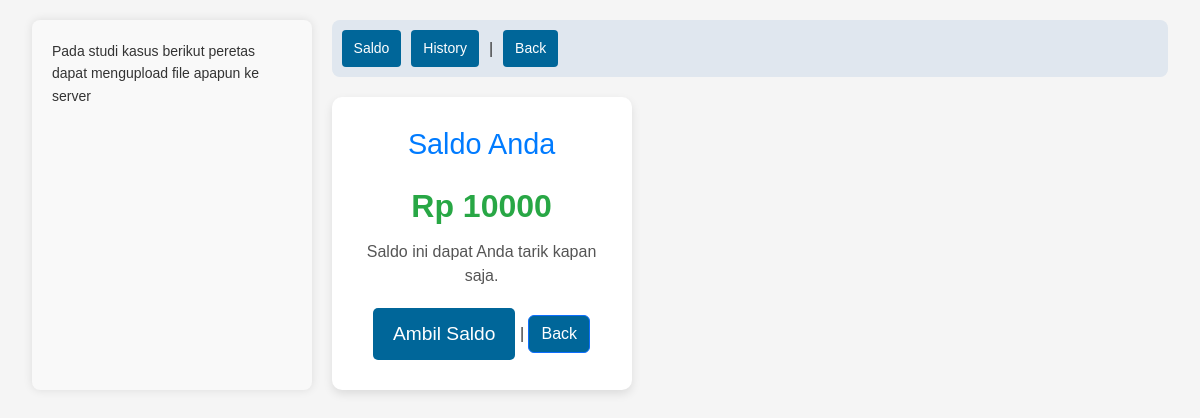
The page /idor/lab-1/index.php (signed in) on the database as committed earlier.
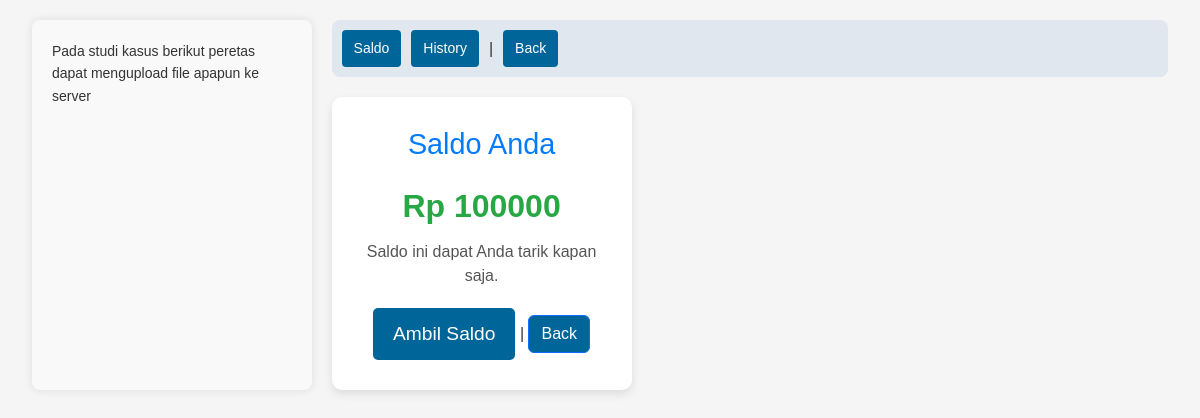
The same page on the database as committed later.
### tables this page shows
CREATE TABLE `saldo` (
  `id` bigint unsigned NOT NULL AUTO_INCREMENT,
  `user_id` int DEFAULT NULL,
  `saldo` int DEFAULT NULL,
  `created_at` timestamp NULL DEFAULT CURRENT_TIMESTAMP,
  PRIMARY KEY (`id`),
  UNIQUE KEY `id` (`id`)
);

### connection.php (called while the page is built, shortened)
<?php
$host  = 'http://localhost:8003';

### idor/lab-1/getData.php (called while the page is built, shortened)
<?php
require '../../connection.php';
$cookieValue = $_COOKIE['accessLogin'];
$sql = "SELECT s.saldo
        FROM access_login al
        JOIN saldo s ON al.user_id = s.user_id
        WHERE al.token = '$cookieValue'";
$result = $conn->query($sql);
$data = mysqli_fetch_assoc($result);

### idor/lab-1/index.php (the view, shortened to what this page needs)
<?php include "getData.php"; ?>
<!DOCTYPE html>
<html lang="en">
<head>
    <link rel="stylesheet" href="../../assets/css/bootstrap.min.css" type="text/css">
    <link rel="stylesheet" href="../../assets/css/style.css" type="text/css">
</head>
<body>
    <div class="container">
        <aside class="sidebar">
            <p>Pada studi kasus berikut peretas dapat mengupload file apapun ke server</p>
        </aside>
        <div class="main-content">
            <div class="filter">
                <a href="<?php echo $host;?>/idor/lab-1">
                    <button>Saldo</button>
                </a>
                <a href="<?php echo $host;?>/idor/lab-1/history.php">
                    <button>History</button>
                </a>
                |
                <a href="<?php echo $host;?>/idor">
                    <button>Back</button>
                </a>
            </div>
            <div class="saldo-card">
                <h2>Saldo Anda</h2>
                <p class="saldo-amount">Rp <?php echo $data['saldo']; ?></p>
                <p class="saldo-info">Saldo ini dapat Anda tarik kapan saja.</p>
                <button class="btn border-primary withdraw-button" type="button" onclick="withdrawl()">Ambil Saldo</button>
                |
                <a href="/idor/">
                    <button class="btn border-primary">Back</button>
                </a>
            </div>
        </div>
    </div>
</body>
</html>

### assets/css/style.css (style rules this page uses)
* { margin: 0; padding: 0; box-sizing: border-box; font-family: Arial, sans-serif; }
body { background-color: #f5f5f5; color: #333; display: flex; justify-content: center; align-items: flex-start; height: 100vh; padding: 20px; }
.container { display: flex; max-width: 1200px; width: 100%; }
.sidebar { width: 25%; background-color: #f9f9f9; padding: 20px; border-radius: 8px; box-shadow: 0px 0px 10px rgba(0, 0, 0, 0.1); }
.sidebar p { font-size: 14px; line-height: 1.6; }
.main-content { width: 75%; margin-left: 20px; }
.filter { background-color: #e0e7ef; padding: 10px; border-radius: 8px; display: flex; gap: 10px; margin-bottom: 20px; align-items: center; }
.filter button { background-color: #2c2d2e; border: none; padding: 8px 12px; border-radius: 4px; cursor: pointer; font-size: 14px; }
button { background-color: #006699; color: white; border: none; padding: 8px 16px; border-radius: 4px; cursor: pointer; }

### idor/lab-1/index.php (style rules this page uses)
button { background-color: #006699 !important; color: white !important; border: none; padding: 8px 16px; border-radius: 4px; cursor: pointer; }
.saldo-card { background-color: white; border-radius: 10px; box-shadow: 0 4px 10px rgba(0, 0, 0, 0.1); padding: 30px; text-align: center; width: 300px; }
.saldo-card h2 { font-size: 1.8rem; color: #007bff; margin-bottom: 20px; }
.saldo-amount { font-size: 2rem; font-weight: bold; color: #28a745; margin-bottom: 10px; }
.saldo-info { font-size: 1rem; color: #555; margin-bottom: 20px; }
.withdraw-button { background-color: #28a745; color: white; font-size: 1.2rem; padding: 12px 20px; border: none; border-radius: 5px; cursor: pointer; transition: background-color 0.3s ease; }

Rows that differ between the two databases and show on the page:
changed saldo: saldo "10000" → "100000"
